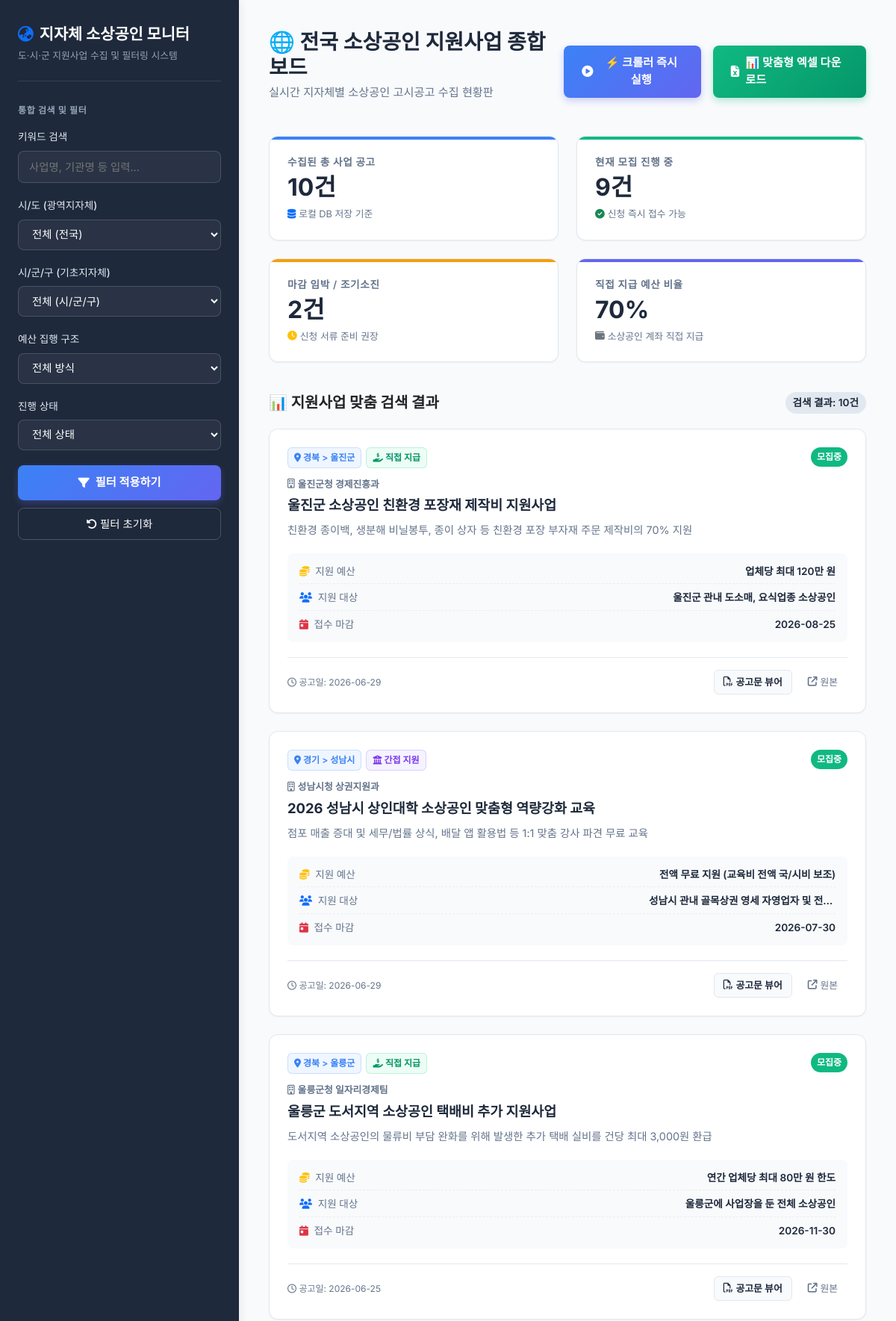
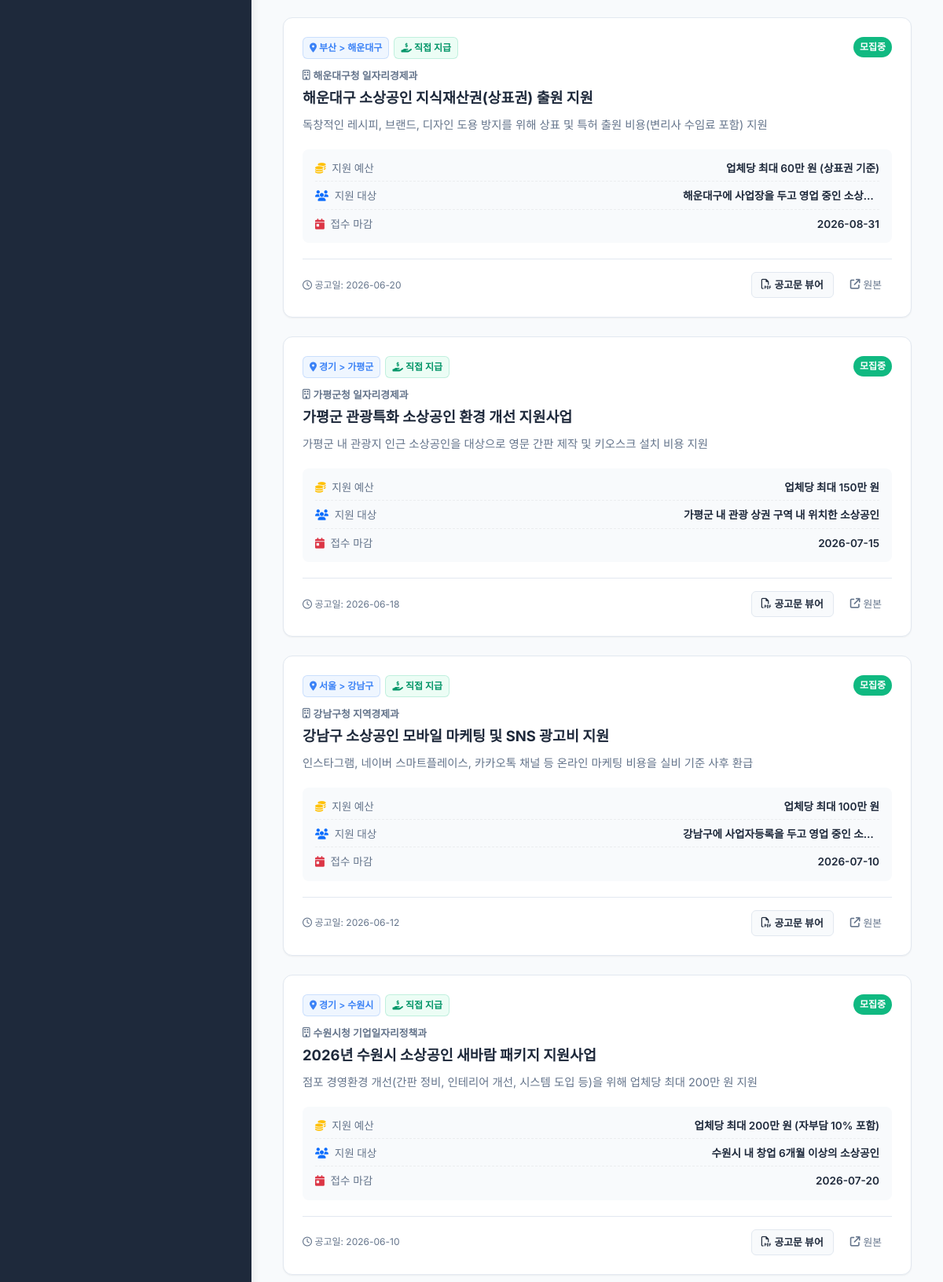
The page / (upper part) on the database its author committed (2 pictures, top to bottom).
### tables this page shows
CREATE TABLE programs (
            id INTEGER PRIMARY KEY AUTOINCREMENT,
            sido TEXT NOT NULL,
            sigungu TEXT NOT NULL,
            organization TEXT NOT NULL,
            announcement_date TEXT NOT NULL,
            title TEXT NOT NULL,
            content TEXT NOT NULL,
            link TEXT NOT NULL,
            deadline TEXT NOT NULL,
            budget_size TEXT NOT NULL,
            target_audience TEXT NOT NULL,
            participation_method TEXT NOT NULL,
            budget_delivery_type TEXT NOT NULL,
            apply_method TEXT NOT NULL,
            documents TEXT NOT NULL,
            contact_info TEXT NOT NULL,
            hwpx_parsed_text TEXT NOT NULL,
            status TEXT NOT NULL DEFAULT '모집중'
        );

### app.py (the view)
@app.route('/')
def index():
    filters = {
        'sido': request.args.get('sido', '전체'),
        'sigungu': request.args.get('sigungu', '전체'),
        'delivery_type': request.args.get('delivery_type', '전체'),
        'status': request.args.get('status', '전체'),
        'keyword': request.args.get('keyword', '').strip()
    }
    data = database.get_all_programs(filters)
    sidos, region_mapping = database.get_distinct_regions()
    total_count = len(data)
    active_count = sum(1 for item in data if item['status'] == '모집중')
    closing_soon_count = sum(1 for item in data if '마감' in item['status'] or '임박' in item['status'] or (item['status'] == '모집중' and '조기' in item['budget_size']))
    direct_budget_pct = int((sum(1 for item in data if '직접' in item['budget_delivery_type']) / total_count * 100)) if total_count > 0 else 0
    stats = {
        'total': total_count,
        'active': active_count,
        'closing': closing_soon_count,
        'direct_pct': direct_budget_pct
    }
    return render_template(
        'index.html',
        data=data,
        filters=filters,
        sidos=sidos,
        region_mapping=region_mapping,
        stats=stats
    )

### database.py (called while the page is built)
def get_db_connection():
    if IS_POSTGRES:
        import psycopg2
        url = DATABASE_URL
        if url.startswith('postgres://'):
            url = url.replace('postgres://', 'postgresql://', 1)
        conn = psycopg2.connect(url)
        return conn
    else:
        conn = sqlite3.connect(DB_PATH)
        return conn

def get_dict_result(cursor, rows):
    if not rows:
        return []
    columns = [desc[0] for desc in cursor.description]
    return [dict(zip(columns, row)) for row in rows]

def get_distinct_regions():
    conn = get_db_connection()
    cursor = conn.cursor()
    cursor.execute("SELECT DISTINCT sido FROM programs ORDER BY sido")
    sidos = [row[0] for row in cursor.fetchall()]
    cursor.execute("SELECT DISTINCT sido, sigungu FROM programs ORDER BY sido, sigungu")
    rows = cursor.fetchall()
    mapping = {}
    for row in rows:
        sido = row[0]
        sigungu = row[1]
        if sido not in mapping:
            mapping[sido] = []
        if sigungu not in mapping[sido]:
            mapping[sido].append(sigungu)
    conn.close()
    return sidos, mapping

### templates/index.html (shortened to what this page needs)
<!DOCTYPE html>
<html lang="ko">
<head>
    <link href="https://cdn.jsdelivr.net/npm/bootstrap@5.3.2/dist/css/bootstrap.min.css" rel="stylesheet">
    <link href="https://cdnjs.cloudflare.com/ajax/libs/font-awesome/6.4.2/css/all.min.css" rel="stylesheet">
    <link href="/static/css/main.css" rel="stylesheet">
</head>
<body>
<div class="dashboard-wrapper">
    <aside class="sidebar">
        <div class="brand-section">
            <div class="brand-title">
                <i class="fa-solid fa-earth-asia text-primary"></i>
                <span>지자체 소상공인 모니터</span>
            </div>
            <div class="brand-subtitle">도·시·군 지원사업 수집 및 필터링 시스템</div>
        </div>
        <form action="/" method="GET" id="filterForm">
            <div class="filter-section-title">통합 검색 및 필터</div>
            <div class="form-group-custom">
                <label class="form-label-custom" for="keyword">키워드 검색</label>
                <div class="position-relative">
                    <input type="text" class="form-input-custom" id="keyword" name="keyword" placeholder="사업명, 기관명 등 입력..." value="{{ filters.keyword }}">
                </div>
            </div>
            <div class="form-group-custom">
                <label class="form-label-custom" for="sidoSelect">시/도 (광역지자체)</label>
                <select class="form-select-custom" id="sidoSelect" name="sido">
                    <option value="전체">전체 (전국)</option>
                </select>
            </div>
            <div class="form-group-custom">
                <label class="form-label-custom" for="sigunguSelect">시/군/구 (기초지자체)</label>
                <select class="form-select-custom" id="sigunguSelect" name="sigungu">
                    <option value="전체">전체 (시/군/구)</option>
                </select>
            </div>
            <div class="form-group-custom">
                <label class="form-label-custom" for="deliveryTypeSelect">예산 집행 구조</label>
                <select class="form-select-custom" id="deliveryTypeSelect" name="delivery_type">
                    <option value="전체" {% if filters.delivery_type == '전체' %}selected{% endif %}>전체 방식</option>
                </select>
            </div>
            <div class="form-group-custom">
                <label class="form-label-custom" for="statusSelect">진행 상태</label>
                <select class="form-select-custom" id="statusSelect" name="status">
                    <option value="전체" {% if filters.status == '전체' %}selected{% endif %}>전체 상태</option>
                </select>
            </div>
            <button type="submit" class="btn btn-premium-primary w-100 justify-content-center">
                <i class="fa-solid fa-filter"></i> 필터 적용하기
            </button>
            <button type="button" class="btn-sidebar-reset" onclick="resetFilters()">
                <i class="fa-solid fa-rotate-left"></i> 필터 초기화
            </button>
        </form>
    </aside>
    <main class="main-content">
        <header class="header-container">
            <div>
                <h1 class="page-title">🌐 전국 소상공인 지원사업 종합 보드</h1>
                <p class="page-subtitle">실시간 지자체별 소상공인 고시공고 수집 현황판</p>
            </div>
            <div class="d-flex gap-3">
                <button type="button" class="btn-premium-primary" onclick="openCrawlerModal()">
                    <i class="fa-solid fa-circle-play"></i> ⚡ 크롤러 즉시 실행
                </button>
                <a href="/download?sido={{ filters.sido }}&sigungu={{ filters.sigungu }}&delivery_type={{ filters.delivery_type }}&status={{ filters.status }}&keyword={{ filters.keyword }}" class="btn-premium-success">
                    <i class="fa-solid fa-file-excel"></i> 📊 맞춤형 엑셀 다운로드
                </a>
            </div>
        </header>
        <section class="stats-grid">
            <div class="stat-card stat-card-primary">
                <div class="stat-title">수집된 총 사업 공고</div>
                <div class="stat-value">{{ stats.total }}건</div>
                <div class="stat-description">
                    <i class="fa-solid fa-database text-primary"></i>
                    <span>로컬 DB 저장 기준</span>
                </div>
            </div>
            <div class="stat-card stat-card-success">
                <div class="stat-title">현재 모집 진행 중</div>
                <div class="stat-value">{{ stats.active }}건</div>
                <div class="stat-description">
                    <i class="fa-solid fa-circle-check text-success"></i>
                    <span>신청 즉시 접수 가능</span>
                </div>
            </div>
            <div class="stat-card stat-card-warning">
                <div class="stat-title">마감 임박 / 조기소진</div>
                <div class="stat-value">{{ stats.closing }}건</div>
                <div class="stat-description">
                    <i class="fa-solid fa-clock text-warning"></i>
                    <span>신청 서류 준비 권장</span>
                </div>
            </div>
            <div class="stat-card stat-card-secondary">
                <div class="stat-title">직접 지급 예산 비율</div>
                <div class="stat-value">{{ stats.direct_pct }}%</div>
                <div class="stat-description">
                    <i class="fa-solid fa-wallet text-secondary"></i>
                    <span>소상공인 계좌 직접 지급</span>
                </div>
            </div>
        </section>
        <section>
            <div class="list-section-header">
                <h3 class="fw-bold fs-5 text-dark m-0">📊 지원사업 맞춤 검색 결과</h3>
                <span class="list-count-badge">검색 결과: {{ data|length }}건</span>
            </div>
            {% if data %}
            <div class="program-grid">
                {% for item in data %}
                <article class="program-card">
                    <div>
                        <div class="card-header-area">
                            <div class="badge-group">
                                <span class="badge-region">
                                    <i class="fa-solid fa-location-dot"></i> {{ item.sido }} &gt; {{ item.sigungu }}
                                </span>
                                {% if '직접' in item.budget_delivery_type %}
                                <span class="badge-delivery delivery-direct">
                                    <i class="fa-solid fa-hand-holding-dollar"></i> 직접 지급
                                </span>
                                {% else %}
                                <span class="badge-delivery delivery-indirect">
                                    <i class="fa-solid fa-building-columns"></i> 간접 지원
                                </span>
                                {% endif %}
                            </div>
                            <span class="badge-status {% if item.status == '모집중' %}status-active{% else %}status-closed{% endif %}">
                                {{ item.status }}
                            </span>
                        </div>
                        <div class="organization-name">
                            <i class="fa-regular fa-building"></i> {{ item.organization }}
                        </div>
                        <h4 class="program-title">{{ item.title }}</h4>
                        <p class="program-desc">{{ item.content }}</p>
                        <ul class="info-bullet-list">
                            <li class="info-bullet-item">
                                <span class="bullet-label"><i class="fa-solid fa-coins text-warning me-1"></i> 지원 예산</span>
                                <span class="bullet-value">{{ item.budget_size }}</span>
                            </li>
                            <li class="info-bullet-item">
                                <span class="bullet-label"><i class="fa-solid fa-users text-primary me-1"></i> 지원 대상</span>
                                <span class="bullet-value text-truncate" style="max-width: 250px;" title="{{ item.target_audience }}">{{ item.target_audience }}</span>
                            </li>
                            <li class="info-bullet-item">
                                <span class="bullet-label"><i class="fa-solid fa-calendar-day text-danger me-1"></i> 접수 마감</span>
                                <span class="bullet-value">{{ item.deadline }}</span>
                            </li>
                        </ul>
                    </div>
                    <div class="card-footer-area">
                        <span class="date-indicator">
                            <i class="fa-regular fa-clock"></i> 공고일: {{ item.announcement_date }}
                        </span>
                        <div class="d-flex gap-2">
                            <button type="button" class="btn-card-view" onclick="openHwpxViewer('{{ item.id }}', '{{ item.title }}')">
                                <i class="fa-regular fa-file-pdf"></i> 공고문 뷰어
                            </button>
                            <a href="{{ item.link }}" target="_blank" class="btn-card-link">
                                <i class="fa-solid fa-arrow-up-right-from-square"></i> 원본
                            </a>
                        </div>
                    </div>
                </article>
                {% endfor %}
            </div>
            {% else %}
            <div class="text-center py-5 my-5 bg-white border rounded-3">
                <i class="fa-solid fa-folder-open text-muted fs-1 mb-3"></i>
                <h5 class="text-dark fw-bold">해당 필터에 일치하는 지원사업이 없습니다.</h5>
                <p class="text-muted">필터링 기준을 완화하거나 다른 키워드로 검색해 보세요.</p>
            </div>
            {% endif %}
        </section>
    </main>
</div>
</body>
</html>

### rows shown on the page
programs: sido "경북", sigungu "울진군", budget_delivery_type "지자체 직접 지급" (drawn), status "모집중", organization "울진군청 경제진흥과", title "울진군 소상공인 친환경 포장재 제작비 지원사업", content "친환경 종이백, 생분해 비닐봉투, 종이 상자 등 친환경 포장 부자재 주문 제작비의 70% 지원", budget_size "업체당 최대 120만 원", target_audience "울진군 관내 도소매, 요식업종 소상공인", deadline "2026-08-25", announcement_date "2026-06-29"
programs: sido "경기", sigungu "성남시", budget_delivery_type "관리기관 위탁 지급" (drawn), status "모집중", organization "성남시청 상권지원과", title "2026 성남시 상인대학 소상공인 맞춤형 역량강화 교육", content "점포 매출 증대 및 세무/법률 상식, 배달 앱 활용법 등 1:1 맞춤 강사 파견 무료 교육", budget_size "전액 무료 지원 (교육비 전액 국/시비 보조)", target_audience "성남시 관내 골목상권 영세 자영업자 및 전…", deadline "2026-07-30", announcement_date "2026-06-29"
programs: sido "경북", sigungu "울릉군", budget_delivery_type "지자체 직접 지급" (drawn), status "모집중", organization "울릉군청 일자리경제팀", title "울릉군 도서지역 소상공인 택배비 추가 지원사업", content "도서지역 소상공인의 물류비 부담 완화를 위해 발생한 추가 택배 실비를 건당 최대 3,000원 환급", budget_size "연간 업체당 최대 80만 원 한도", target_audience "울릉군에 사업장을 둔 전체 소상공인", deadline "2026-11-30", announcement_date "2026-06-25"
programs: sido "부산", sigungu "해운대구", budget_delivery_type "지자체 직접 지급" (drawn), status "모집중", organization "해운대구청 일자리경제과", title "해운대구 소상공인 지식재산권(상표권) 출원 지원", content "독창적인 레시피, 브랜드, 디자인 도용 방지를 위해 상표 및 특허 출원 비용(변리사 수임료 포함) 지원", budget_size "업체당 최대 60만 원 (상표권 기준)", target_audience "해운대구에 사업장을 두고 영업 중인 소상…", deadline "2026-08-31", announcement_date "2026-06-20"
programs: sido "경기", sigungu "가평군", budget_delivery_type "지자체 직접 지급" (drawn), status "모집중", organization "가평군청 일자리경제과", title "가평군 관광특화 소상공인 환경 개선 지원사업", content "가평군 내 관광지 인근 소상공인을 대상으로 영문 간판 제작 및 키오스크 설치 비용 지원", budget_size "업체당 최대 150만 원", target_audience "가평군 내 관광 상권 구역 내 위치한 소상공인", deadline "2026-07-15", announcement_date "2026-06-18"
programs: sido "서울", sigungu "강남구", budget_delivery_type "지자체 직접 지급" (drawn), status "모집중", organization "강남구청 지역경제과", title "강남구 소상공인 모바일 마케팅 및 SNS 광고비 지원", content "인스타그램, 네이버 스마트플레이스, 카카오톡 채널 등 온라인 마케팅 비용을 실비 기준 사후 환급", budget_size "업체당 최대 100만 원", target_audience "강남구에 사업자등록을 두고 영업 중인 소…", deadline "2026-07-10", announcement_date "2026-06-12"
programs: sido "경기", sigungu "수원시", budget_delivery_type "지자체 직접 지급" (drawn), status "모집중", organization "수원시청 기업일자리정책과", title "2026년 수원시 소상공인 새바람 패키지 지원사업", content "점포 경영환경 개선(간판 정비, 인테리어 개선, 시스템 도입 등)을 위해 업체당 최대 200만 원 지원", budget_size "업체당 최대 200만 원 (자부담 10% 포함)", target_audience "수원시 내 창업 6개월 이상의 소상공인", deadline "2026-07-20", announcement_date "2026-06-10"

### other values the page prints
{{ stats.total }} "10"
{{ stats.active }} "9"
{{ stats.closing }} "2"
{{ stats.direct_pct }} "70"
{{ data|length }} "10"
